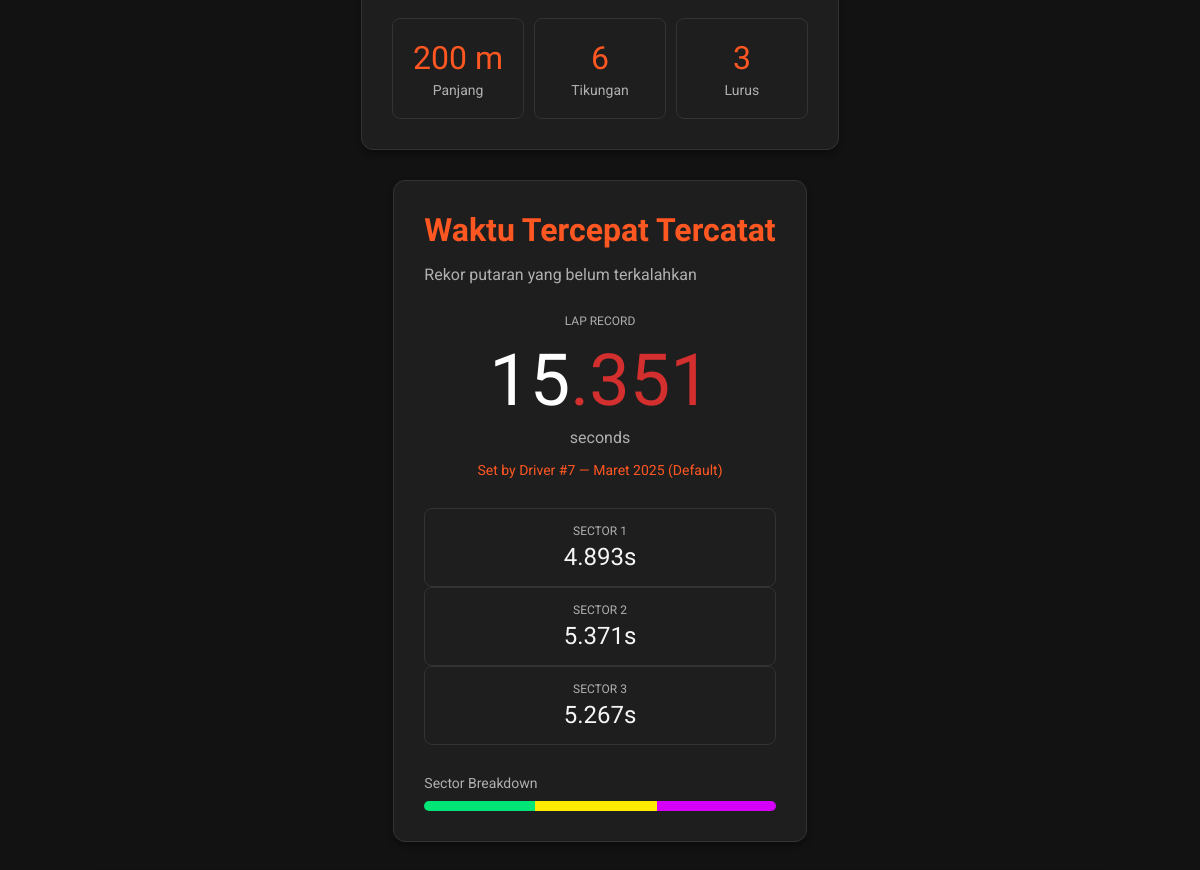
Before: / (middle part) with the older database file.
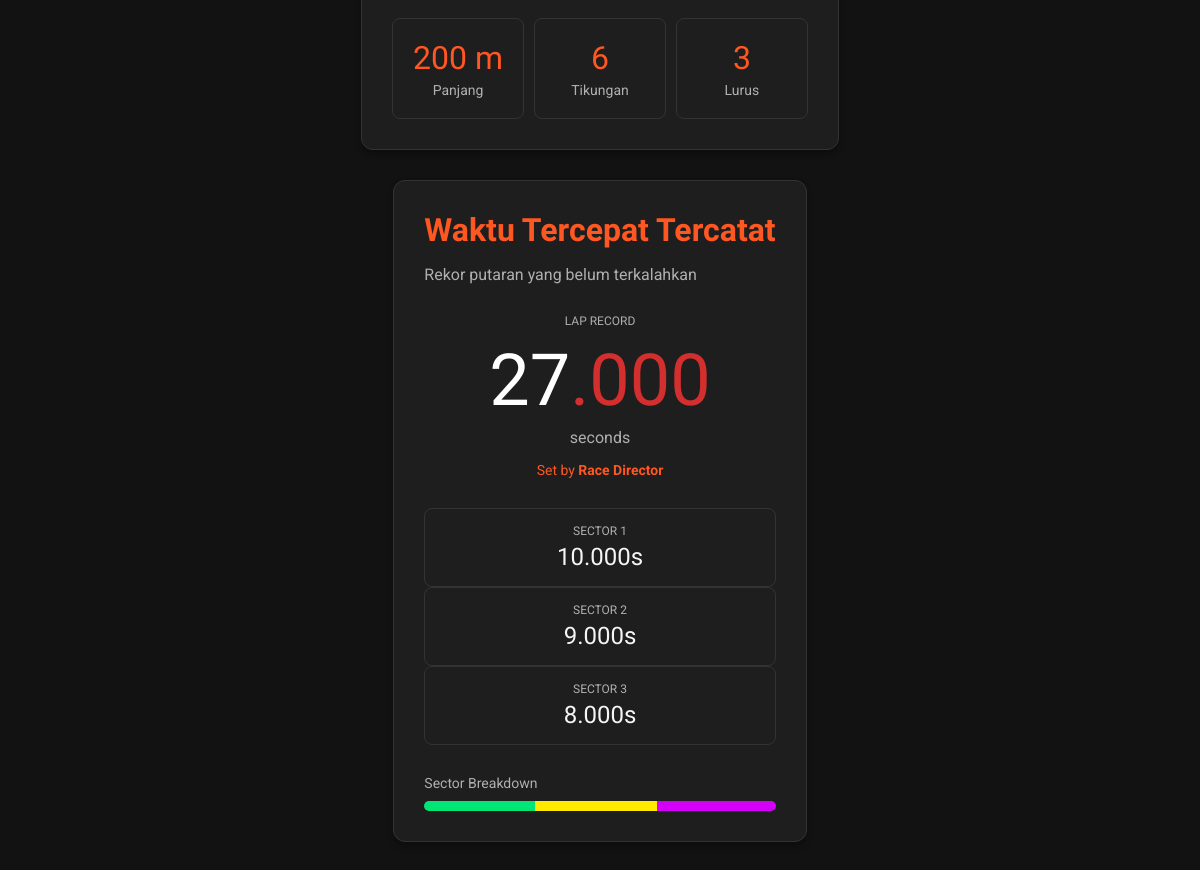
After: the same page with the newer database file.
### tables this page shows
CREATE TABLE `hasil_balapan` (
  `id` int(11) NOT NULL,
  `booking_id` int(11) DEFAULT NULL,
  `user_id` int(11) DEFAULT NULL,
  `sektor_1` decimal(5,3) DEFAULT 99.999,
  `sektor_2` decimal(5,3) DEFAULT 99.999,
  `sektor_3` decimal(5,3) DEFAULT 99.999,
  `total_lap` decimal(5,3) DEFAULT 99.999,
  `created_at` timestamp NOT NULL DEFAULT current_timestamp()
);

CREATE TABLE `users` (
  `id` int(11) NOT NULL,
  `nama_lengkap` varchar(100) NOT NULL,
  `nomor_hp` varchar(20) NOT NULL,
  `email` varchar(100) NOT NULL,
  `password` varchar(255) NOT NULL,
  `role` enum('admin','user') DEFAULT 'user',
  `created_at` timestamp NOT NULL DEFAULT current_timestamp(),
  `total_bermain` int(11) DEFAULT 0,
  `best_time` decimal(5,3) DEFAULT 99.999,
  `booking_aktif` int(11) DEFAULT 0
);

### index.php (the view, shortened to what this page needs)
<?php
require 'koneksi.php';
$query_rekor = mysqli_query($koneksi, "
    SELECT h.*, u.nama_lengkap
    FROM hasil_balapan h
    INNER JOIN users u ON h.user_id = u.id
    WHERE h.total_lap < 99.999
    ORDER BY h.total_lap ASC
    LIMIT 1
");
$has_record = false;
$record_time = "15.351";
$sector_1 = "4.893";
$sector_2 = "5.371";
$sector_3 = "5.267";
$driver_name = "Belum Ada Record";
if ($query_rekor && mysqli_num_rows($query_rekor) > 0) {
    $has_record = true;
    $data_rekor = mysqli_fetch_assoc($query_rekor);
    $record_time = number_format($data_rekor['total_lap'], 3, '.', '');
    $sector_1 = number_format($data_rekor['sektor_1'], 3, '.', '');
    $sector_2 = number_format($data_rekor['sektor_2'], 3, '.', '');
    $sector_3 = number_format($data_rekor['sektor_3'], 3, '.', '');
    $driver_name = $data_rekor['nama_lengkap'];
}
?>
<!DOCTYPE html>
<html lang="id">
<head>
    <link rel="stylesheet" href="style.css">
</head>
<body>
    <div class="panel">
        <div class="track-stats">
            <div class="stat-box"><div class="stat-value">200 m</div><div class="stat-label">Panjang</div></div>
            <div class="stat-box"><div class="stat-value">6</div><div class="stat-label">Tikungan</div></div>
            <div class="stat-box"><div class="stat-value">3</div><div class="stat-label">Lurus</div></div>
        </div>
    </div>
    <div class="panel">
        <h2 class="panel-header">Waktu Tercepat Tercatat</h2>
        <p class="panel-desc">Rekor putaran yang belum terkalahkan</p>
        <div class="lap-record-label">LAP RECORD</div>
        <?php if($has_record):
            $split_time = explode('.', $record_time);
        ?>
            <div class="lap-record"><?= $split_time[0]; ?><span class="red">.<?= $split_time[1]; ?></span></div>
            <div class="lap-record-sub">seconds</div>
            <div class="record-driver-info">Set by <strong><?= htmlspecialchars($driver_name); ?></strong></div>
        <?php else: ?>
            <div class="lap-record">15<span class="red">.351</span></div>
            <div class="lap-record-sub">seconds</div>
            <div class="record-driver-info">Set by Driver #7 — Maret 2025 (Default)</div>
        <?php endif; ?>
        <div class="sector-times">
            <div class="sector-box green"><div class="sector-title"><span class="dot"></span>SECTOR 1</div><div class="sector-time"><?= $sector_1; ?>s</div></div>
            <div class="sector-box yellow"><div class="sector-title"><span class="dot"></span>SECTOR 2</div><div class="sector-time"><?= $sector_2; ?>s</div></div>
            <div class="sector-box purple"><div class="sector-title"><span class="dot"></span>SECTOR 3</div><div class="sector-time"><?= $sector_3; ?>s</div></div>
        </div>
        <div class="sector-breakdown-label">Sector Breakdown</div>
        <div class="sector-breakdown-bar">
            <div class="sb-segment green"></div>
            <div class="sb-segment yellow"></div>
            <div class="sb-segment purple"></div>
        </div>
    </div>
</body>
</html>

Changed rows visible on the page:
added hasil_balapan: total_lap "27", total_lap "000", user.nama_lengkap "Race Director", sektor_1 "10.000", sektor_2 "9.000", sektor_3 "8.000"
Other visible differences:
$sector_1: "4.893" → (not shown)
$sector_2: "5.371" → (not shown)
$sector_3: "5.267" → (not shown)
text no longer shown: "15 .351 Set by Driver #7 — Maret 2025 (Default)"
text now shown: ". Set by"
